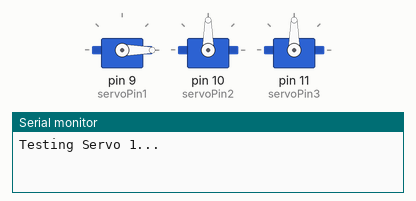
Recording of a sketch running on a simulated Arduino Uno, built with avr-gcc and run on an emulated ATmega328P. Shown: 3 × servo, the last lines printed to the serial monitor.

Above: at 0.1 s.
At 3.1 s:
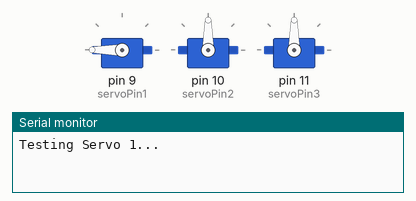
At 20.6 s:
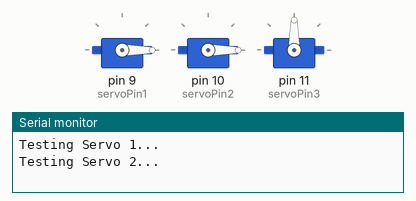
At 36.1 s:
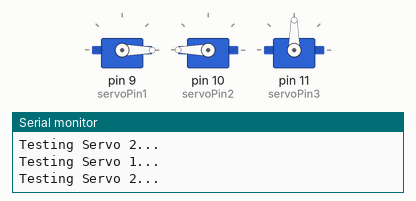
Timing chart, 0 to 37.6 s (numbered marks = the images above):
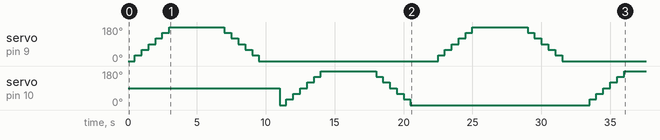

The sketch:

3ServoConsecutive.ino
```cpp
#include <Servo.h>

// Create three Servo objects
Servo servo1;
Servo servo2;
Servo servo3;

// Assign each servo to a different control pin
int servoPin1 = 9;
int servoPin2 = 10;
int servoPin3 = 11;

void setup() {
  // Initialize serial communication for debugging/logging
  Serial.begin(9600);

  // Attach each servo object to its respective pin
  servo1.attach(servoPin1);
  servo2.attach(servoPin2);
  servo3.attach(servoPin3);

  // Note: Ensure each servo is powered properly.
  // If your servos draw more current than the Arduino can supply,
  // use an external power supply (still 5V, or as required) and connect all grounds together.
}

void loop() {
  // -------------------------------
  // TEST SERVO 1
  // -------------------------------
  Serial.println("Testing Servo 1...");

  // Full sweep from 0° up to 270° (adjust if your servo only supports 180°)
  for(int angle = 0; angle <= 270; angle+=30) {
    servo1.write(angle);

    delay(500);
  }

  // Full sweep from 270° down to 0°
  for(int angle = 270; angle >= 0; angle-=30) {
    servo1.write(angle);
    delay(500);
  }

  // // Map analog value (0–1023) from A0 to 0–180 servo angle
  // {
  //   int sensorValue = analogRead(A0);
  //   int mappedAngle = map(sensorValue, 0, 1023, 0, 180);
  //   servo1.write(mappedAngle);

  //   Serial.print("[Servo 1] Analog reading: ");
  //   Serial.print(sensorValue);
  //   Serial.print(" => Mapped angle: ");
  //   Serial.println(mappedAngle);
  // }

  // Pause before testing next servo
  delay(1000);

  // -------------------------------
  // TEST SERVO 2
  // -------------------------------
  Serial.println("Testing Servo 2...");

  // Full sweep from 0° up to 270° (adjust if your servo only supports 180°)
  for(int angle = 0; angle <= 270; angle+=30) {
    servo2.write(angle);

    delay(500);
  }

  // Full sweep from 270° down to 0°
  for(int angle = 270; angle >= 0; angle-=30) {
    servo2.write(angle);
    delay(500);
  }
  // // Map analog value (0–1023) from A0 to 0–180 servo angle
  // {
  //   int sensorValue = analogRead(A0);
  //   int mappedAngle = map(sensorValue, 0, 1023, 0, 180);
  //   servo2.write(mappedAngle);

  //   Serial.print("[Servo 2] Analog reading: ");
  //   Serial.print(sensorValue);
  //   Serial.print(" => Mapped angle: ");
  //   Serial.println(mappedAngle);
  // }

  // Pause before testing next servo
  delay(1000);
}
  // -------------------------------
  // TEST SERVO 3
  // -------------------------------
  // Serial.println("Testing Servo 3...");

  // // Full sweep from 0° up to 270°
  // for(int angle = 0; angle <= 270; angle++) {
  //   servo3.write(angle);
  //   delay(20);
  // }

//   // Full sweep from 270° down to 0°
//   for(int angle = 270; angle >= 0; angle--) {
//     servo3.write(angle);
//     delay(20);
//   }

//   // Map analog value (0–1023) from A0 to 0–180 servo angle
//   {
//     int sensorValue = analogRead(A0);
//     int mappedAngle = map(sensorValue, 0, 1023, 0, 180);
//     servo3.write(mappedAngle);

//     Serial.print("[Servo 3] Analog reading: ");
//     Serial.print(sensorValue);
//     Serial.print(" => Mapped angle: ");
//     Serial.println(mappedAngle);
//   }

//   // Final delay before repeating everything
//   delay(10000);
// }
```

Measured:
- by itself, servo on pin 10 (servoPin2): 90° → 0° at 11.0 s, → 30° 0.50 s later, → 60° 0.50 s later, → 90° 0.50 s later, … (19 changes in this stretch)
